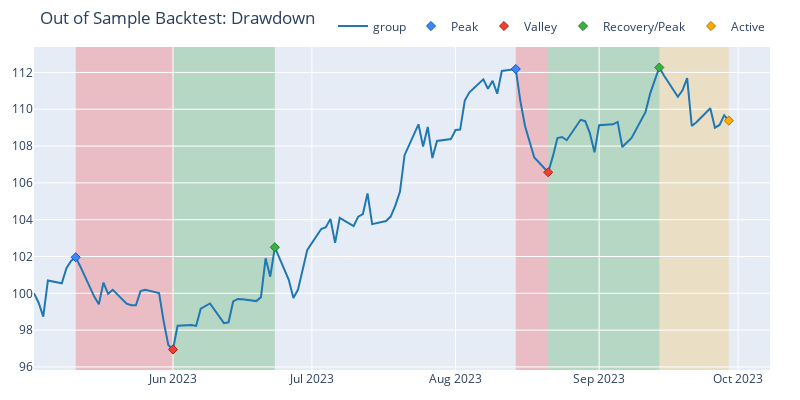

This figure's notebook cell:
### Code cell
pyopt_pf.drawdowns.plot(top_n=3, width=800, height=400, title='Out of Sample Backtest: Drawdown').show()

### Figure 1 — Plotly figure (JSON) as saved in the notebook; plotly's stock layout.template omitted (floating-point values rounded to 4 significant figures)
{"data": [{"line": {"color": "#1f77b4"}, "name": "group", "showlegend": true, "type": "scatter", "uid": "f4890051-dbea-4910-9ef9-f20719fa14c5", "x": ["2023-05-02T00:00:00", "2023-05-03T00:00:00", "2023-05-04T00:00:00", "2023-05-05T00:00:00", "2023-05-08T00:00:00", "2023-05-09T00:00:00", "2023-05-10T00:00:00", "2023-05-11T00:00:00", "2023-05-12T00:00:00", "2023-05-15T00:00:00", "2023-05-16T00:00:00", "2023-05-17T00:00:00", "2023-05-18T00:00:00", "2023-05-19T00:00:00", "2023-05-22T00:00:00", "2023-05-23T00:00:00", "2023-05-24T00:00:00", "2023-05-25T00:00:00", "2023-05-26T00:00:00", "2023-05-29T00:00:00", "2023-05-30T00:00:00", "2023-05-31T00:00:00", "2023-06-01T00:00:00", "2023-06-02T00:00:00", "2023-06-05T00:00:00", "2023-06-06T00:00:00", "2023-06-07T00:00:00", "2023-06-09T00:00:00", "2023-06-12T00:00:00", "2023-06-13T00:00:00", "2023-06-14T00:00:00", "2023-06-15T00:00:00", "2023-06-16T00:00:00", "2023-06-19T00:00:00", "2023-06-20T00:00:00", "2023-06-21T00:00:00", "2023-06-22T00:00:00", "2023-06-23T00:00:00", "2023-06-26T00:00:00", "2023-06-27T00:00:00", "2023-06-28T00:00:00", "2023-06-29T00:00:00", "2023-06-30T00:00:00", "2023-07-03T00:00:00", "2023-07-04T00:00:00", "2023-07-05T00:00:00", "2023-07-06T00:00:00", "2023-07-07T00:00:00", "2023-07-10T00:00:00", "2023-07-11T00:00:00", "2023-07-12T00:00:00", "2023-07-13T00:00:00", "2023-07-14T00:00:00", "2023-07-17T00:00:00", "2023-07-18T00:00:00", "2023-07-19T00:00:00", "2023-07-20T00:00:00", "2023-07-21T00:00:00", "2023-07-24T00:00:00", "2023-07-25T00:00:00", "2023-07-26T00:00:00", "2023-07-27T00:00:00", "2023-07-28T00:00:00", "2023-07-31T00:00:00", "2023-08-01T00:00:00", "2023-08-02T00:00:00", "2023-08-03T00:00:00", "2023-08-04T00:00:00", "2023-08-07T00:00:00", "2023-08-08T00:00:00", "2023-08-09T00:00:00", "2023-08-10T00:00:00", "2023-08-11T00:00:00", "2023-08-14T00:00:00", "2023-08-15T00:00:00", "2023-08-16T00:00:00", "2023-08-18T00:00:00", "2023-08-21T00:00:00", "2023-08-22T00:00:00", "2023-08-23T00:00:00", "2023-08-24T00:00:00", "2023-08-25T00:00:00", "2023-08-28T00:00:00", "2023-08-29T00:00:00", "2023-08-30T00:00:00", "2023-08-31T00:00:00", "2023-09-01T00:00:00", "2023-09-04T00:00:00", "2023-09-05T00:00:00", "2023-09-06T00:00:00", "2023-09-08T00:00:00", "2023-09-11T00:00:00", "2023-09-12T00:00:00", "2023-09-13T00:00:00", "2023-09-14T00:00:00", "2023-09-15T00:00:00", "2023-09-18T00:00:00", "2023-09-19T00:00:00", "2023-09-20T00:00:00", "2023-09-21T00:00:00", "2023-09-22T00:00:00", "2023-09-25T00:00:00", "2023-09-26T00:00:00", "2023-09-27T00:00:00", "2023-09-28T00:00:00", "2023-09-29T00:00:00"], "y": [100, 99.49, 98.73, 100.7, 100.5, 101.4, 101.8, 102.0, 101.5, 99.82, 99.41, 100.6, 99.97, 100.2, 99.44, 99.35, 99.35, 100.1, 100.2, 100.0, 98.46, 97.2, 96.95, 98.24, 98.27, 98.23, 99.16, 99.45, 98.38, 98.43, 99.56, 99.69, 99.68, 99.58, 99.79, 101.9, 100.9, 102.5, 100.7, 99.75, 100.2, 101.2, 102.4, 103.5, 103.6, 104.0, 102.7, 104.1, 103.7, 104.2, 104.3, 105.4, 103.8, 103.9, 104.2, 104.8, 105.5, 107.5, 109.2, 108.0, 109.0, 107.3, 108.3, 108.4, 108.9, 108.9, 110.5, 110.9, 111.6, 111.1, 111.5, 110.8, 112.1, 112.2, 110.4, 109.1, 107.4, 106.6, 107.4, 108.4, 108.5, 108.3, 109.4, 109.4, 108.7, 107.7, 109.1, 109.2, 109.3, 108.0, 108.4, 109.8, 110.8, 111.6, 112.3, 111.8, 110.7, 111.0, 111.7, 109.1, 109.3, 110.1, 109.0, 109.1, 109.7, 109.4]}, {"customdata": [[2], [9]], "hovertemplate": "Drawdown Id: %{customdata[0]}<br>Peak Timestamp: %{x}<br>Peak Value: %{y}", "marker": {"color": "#4285F4", "line": {"color": "rgb(11,84,205)", "width": 1}, "size": 7, "symbol": "diamond"}, "mode": "markers", "name": "Peak", "type": "scatter", "uid": "655c9e95-2eb9-43ba-9f55-5f2f3f23a3c9", "x": ["2023-05-11T00:00:00", "2023-08-14T00:00:00"], "y": [102.0, 112.2]}, {"customdata": [["2", "-0.049144289845082956", "15 days 00:00:00"], ["9", "-0.04999734219802485", "4 days 00:00:00"]], "hovertemplate": "Drawdown Id: %{customdata[0]}<br>Valley Timestamp: %{x}<br>Valley Value: %{y}<br>Drawdown: %{customdata[1]:.2%}<br>Duration: %{customdata[2]}", "marker": {"color": "#EA4335", "line": {"color": "rgb(181,31,18)", "width": 1}, "size": 7, "symbol": "diamond"}, "mode": "markers", "name": "Valley", "type": "scatter", "uid": "4fe9c3ab-b12d-4d57-aea6-19991f91d4bc", "x": ["2023-06-01T00:00:00", "2023-08-21T00:00:00"], "y": [96.95, 106.6]}, {"customdata": [["2", "0.05727491183891168", "15 days 00:00:00"], ["9", "0.05337886480478577", "17 days 00:00:00"]], "hovertemplate": "Drawdown Id: %{customdata[0]}<br>End Timestamp: %{x}<br>End Value: %{y}<br>Return: %{customdata[1]:.2%}<br>Duration: %{customdata[2]}", "marker": {"color": "#37B13F", "line": {"color": "rgb(38,123,44)", "width": 1}, "size": 7, "symbol": "diamond"}, "mode": "markers", "name": "Recovery/Peak", "type": "scatter", "uid": "e930c538-b6e0-47d0-9c04-29b4a0abe492", "x": ["2023-06-23T00:00:00", "2023-09-14T00:00:00"], "y": [102.5, 112.3]}, {"customdata": [["10", "-0.029099228954708543", "11 days 00:00:00"]], "hovertemplate": "Drawdown Id: %{customdata[0]}<br>End Timestamp: %{x}<br>End Value: %{y}<br>Return: %{customdata[1]:.2%}<br>Duration: %{customdata[2]}", "marker": {"color": "#FFAA00", "line": {"color": "rgb(178,118,0)", "width": 1}, "size": 7, "symbol": "diamond"}, "mode": "markers", "name": "Active", "type": "scatter", "uid": "2352de8c-9e84-4173-b2cd-d7e0dc81d0b5", "x": ["2023-09-29T00:00:00"], "y": [109.4]}], "layout": {"height": 400, "legend": {"orientation": "h", "traceorder": "normal", "x": 1, "xanchor": "right", "y": 1.02, "yanchor": "bottom"}, "margin": {"b": 30, "l": 30, "r": 30, "t": 30}, "shapes": [{"fillcolor": "red", "layer": "below", "line": {"width": 0}, "opacity": 0.2, "type": "rect", "x0": "2023-05-11T00:00:00", "x1": "2023-06-01T00:00:00", "xref": "x", "y0": 0, "y1": 1, "yref": "paper"}, {"fillcolor": "red", "layer": "below", "line": {"width": 0}, "opacity": 0.2, "type": "rect", "x0": "2023-08-14T00:00:00", "x1": "2023-08-21T00:00:00", "xref": "x", "y0": 0, "y1": 1, "yref": "paper"}, {"fillcolor": "green", "layer": "below", "line": {"width": 0}, "opacity": 0.2, "type": "rect", "x0": "2023-06-01T00:00:00", "x1": "2023-06-23T00:00:00", "xref": "x", "y0": 0, "y1": 1, "yref": "paper"}, {"fillcolor": "green", "layer": "below", "line": {"width": 0}, "opacity": 0.2, "type": "rect", "x0": "2023-08-21T00:00:00", "x1": "2023-09-14T00:00:00", "xref": "x", "y0": 0, "y1": 1, "yref": "paper"}, {"fillcolor": "orange", "layer": "below", "line": {"width": 0}, "opacity": 0.2, "type": "rect", "x0": "2023-09-14T00:00:00", "x1": "2023-09-29T00:00:00", "xref": "x", "y0": 0, "y1": 1, "yref": "paper"}], "title": {"text": "Out of Sample Backtest: Drawdown"}, "width": 800}}
